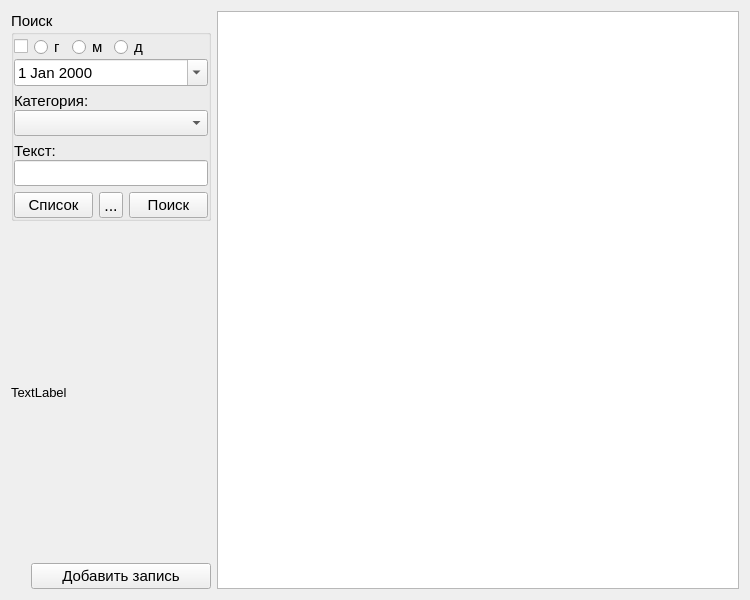
<?xml version="1.0" encoding="UTF-8"?>
<ui version="4.0">
 <class>MainWindow</class>
 <widget class="QMainWindow" name="MainWindow">
  <property name="geometry">
   <rect>
    <x>0</x>
    <y>0</y>
    <width>750</width>
    <height>600</height>
   </rect>
  </property>
  <property name="sizePolicy">
   <sizepolicy hsizetype="Minimum" vsizetype="Minimum">
    <horstretch>0</horstretch>
    <verstretch>0</verstretch>
   </sizepolicy>
  </property>
  <property name="font">
   <font>
    <pointsize>10</pointsize>
   </font>
  </property>
  <property name="windowTitle">
   <string>MainWindow</string>
  </property>
  <widget class="QWidget" name="centralWidget">
   <layout class="QHBoxLayout" name="horizontalLayout_4">
    <item>
     <layout class="QVBoxLayout" name="verticalLayout_5">
      <property name="spacing">
       <number>0</number>
      </property>
      <item>
       <widget class="QGroupBox" name="groupBox">
        <property name="sizePolicy">
         <sizepolicy hsizetype="Minimum" vsizetype="Preferred">
          <horstretch>0</horstretch>
          <verstretch>0</verstretch>
         </sizepolicy>
        </property>
        <property name="maximumSize">
         <size>
          <width>200</width>
          <height>16777215</height>
         </size>
        </property>
        <property name="font">
         <font>
          <pointsize>11</pointsize>
         </font>
        </property>
        <property name="title">
         <string>Поиск</string>
        </property>
        <layout class="QVBoxLayout" name="verticalLayout_4">
         <property name="spacing">
          <number>6</number>
         </property>
         <property name="leftMargin">
          <number>0</number>
         </property>
         <property name="topMargin">
          <number>0</number>
         </property>
         <property name="rightMargin">
          <number>0</number>
         </property>
         <property name="bottomMargin">
          <number>0</number>
         </property>
         <item>
          <layout class="QVBoxLayout" name="verticalLayout_3">
           <property name="spacing">
            <number>0</number>
           </property>
           <item>
            <layout class="QHBoxLayout" name="horizontalLayout_2">
             <item>
              <widget class="QCheckBox" name="cbDate">
               <property name="text">
                <string extracomment="Поиск по дате"/>
               </property>
              </widget>
             </item>
             <item>
              <widget class="QRadioButton" name="rYear_m">
               <property name="font">
                <font>
                 <pointsize>11</pointsize>
                </font>
               </property>
               <property name="text">
                <string>г</string>
               </property>
              </widget>
             </item>
             <item>
              <widget class="QRadioButton" name="rMonth_m">
               <property name="font">
                <font>
                 <pointsize>11</pointsize>
                </font>
               </property>
               <property name="text">
                <string>м</string>
               </property>
              </widget>
             </item>
             <item>
              <widget class="QRadioButton" name="rDay_m">
               <property name="font">
                <font>
                 <pointsize>11</pointsize>
                </font>
               </property>
               <property name="text">
                <string>д</string>
               </property>
              </widget>
             </item>
             <item>
              <spacer name="horizontalSpacer">
               <property name="orientation">
                <enum>Qt::Horizontal</enum>
               </property>
               <property name="sizeHint" stdset="0">
                <size>
                 <width>40</width>
                 <height>20</height>
                </size>
               </property>
              </spacer>
             </item>
            </layout>
           </item>
           <item>
            <widget class="QDateEdit" name="dateEdit_m">
             <property name="calendarPopup">
              <bool>true</bool>
             </property>
            </widget>
           </item>
          </layout>
         </item>
         <item>
          <layout class="QVBoxLayout" name="verticalLayout_2">
           <property name="spacing">
            <number>0</number>
           </property>
           <item>
            <widget class="QLabel" name="label_3">
             <property name="font">
              <font>
               <pointsize>11</pointsize>
              </font>
             </property>
             <property name="text">
              <string>Категория:</string>
             </property>
            </widget>
           </item>
           <item>
            <widget class="QComboBox" name="cbxCategory">
             <property name="sizePolicy">
              <sizepolicy hsizetype="Preferred" vsizetype="Fixed">
               <horstretch>0</horstretch>
               <verstretch>0</verstretch>
              </sizepolicy>
             </property>
             <property name="font">
              <font>
               <pointsize>11</pointsize>
              </font>
             </property>
            </widget>
           </item>
          </layout>
         </item>
         <item>
          <layout class="QVBoxLayout" name="verticalLayout">
           <property name="spacing">
            <number>0</number>
           </property>
           <item>
            <widget class="QLabel" name="label_8">
             <property name="font">
              <font>
               <pointsize>11</pointsize>
              </font>
             </property>
             <property name="text">
              <string>Текст:</string>
             </property>
            </widget>
           </item>
           <item>
            <widget class="QLineEdit" name="edtPattern_m">
             <property name="sizePolicy">
              <sizepolicy hsizetype="Preferred" vsizetype="Fixed">
               <horstretch>0</horstretch>
               <verstretch>0</verstretch>
              </sizepolicy>
             </property>
             <property name="font">
              <font>
               <pointsize>11</pointsize>
              </font>
             </property>
            </widget>
           </item>
          </layout>
         </item>
         <item>
          <layout class="QHBoxLayout" name="horizontalLayout">
           <item>
            <widget class="QPushButton" name="btnAll">
             <property name="font">
              <font>
               <pointsize>11</pointsize>
              </font>
             </property>
             <property name="text">
              <string>Список</string>
             </property>
             <property name="icon">
              <iconset>
               <normalon>:/images/arrows.png</normalon>
              </iconset>
             </property>
            </widget>
           </item>
           <item>
            <spacer name="horizontalSpacer_2">
             <property name="orientation">
              <enum>Qt::Horizontal</enum>
             </property>
             <property name="sizeHint" stdset="0">
              <size>
               <width>13</width>
               <height>17</height>
              </size>
             </property>
            </spacer>
           </item>
           <item>
            <widget class="QToolButton" name="btnClear">
             <property name="minimumSize">
              <size>
               <width>24</width>
               <height>24</height>
              </size>
             </property>
             <property name="font">
              <font>
               <pointsize>12</pointsize>
              </font>
             </property>
             <property name="text">
              <string>...</string>
             </property>
             <property name="icon">
              <iconset>
               <normalon>:/images/clear.png</normalon>
              </iconset>
             </property>
            </widget>
           </item>
           <item>
            <widget class="QPushButton" name="btnSearch">
             <property name="text">
              <string>Поиск</string>
             </property>
             <property name="icon">
              <iconset>
               <normalon>:/images/search_.png</normalon>
              </iconset>
             </property>
            </widget>
           </item>
          </layout>
         </item>
        </layout>
       </widget>
      </item>
      <item>
       <spacer name="verticalSpacer_2">
        <property name="orientation">
         <enum>Qt::Vertical</enum>
        </property>
        <property name="sizeHint" stdset="0">
         <size>
          <width>20</width>
          <height>40</height>
         </size>
        </property>
       </spacer>
      </item>
      <item>
       <widget class="QLabel" name="lblPix">
        <property name="text">
         <string>TextLabel</string>
        </property>
       </widget>
      </item>
      <item>
       <spacer name="verticalSpacer">
        <property name="orientation">
         <enum>Qt::Vertical</enum>
        </property>
        <property name="sizeHint" stdset="0">
         <size>
          <width>20</width>
          <height>40</height>
         </size>
        </property>
       </spacer>
      </item>
      <item>
       <layout class="QHBoxLayout" name="horizontalLayout_3">
        <item>
         <spacer name="horizontalSpacer_3">
          <property name="orientation">
           <enum>Qt::Horizontal</enum>
          </property>
          <property name="sizeType">
           <enum>QSizePolicy::Minimum</enum>
          </property>
          <property name="sizeHint" stdset="0">
           <size>
            <width>20</width>
            <height>20</height>
           </size>
          </property>
         </spacer>
        </item>
        <item>
         <widget class="QPushButton" name="btnAddNote">
          <property name="font">
           <font>
            <pointsize>11</pointsize>
           </font>
          </property>
          <property name="text">
           <string>Добавить запись</string>
          </property>
          <property name="icon">
           <iconset>
            <normalon>:/images/add1.png</normalon>
           </iconset>
          </property>
         </widget>
        </item>
       </layout>
      </item>
     </layout>
    </item>
    <item>
     <widget class="QTableView" name="tableView">
      <property name="font">
       <font>
        <pointsize>11</pointsize>
       </font>
      </property>
     </widget>
    </item>
   </layout>
  </widget>
  <action name="actionClear">
   <property name="icon">
    <iconset resource="bin/img.qrc">
     <normaloff>:/images/clear.png</normaloff>:/images/clear.png</iconset>
   </property>
   <property name="text">
    <string>Очистить</string>
   </property>
  </action>
 </widget>
 <layoutdefault spacing="6" margin="11"/>
 <resources>
  <include location="bin/img.qrc"/>
 </resources>
 <connections/>
</ui>
